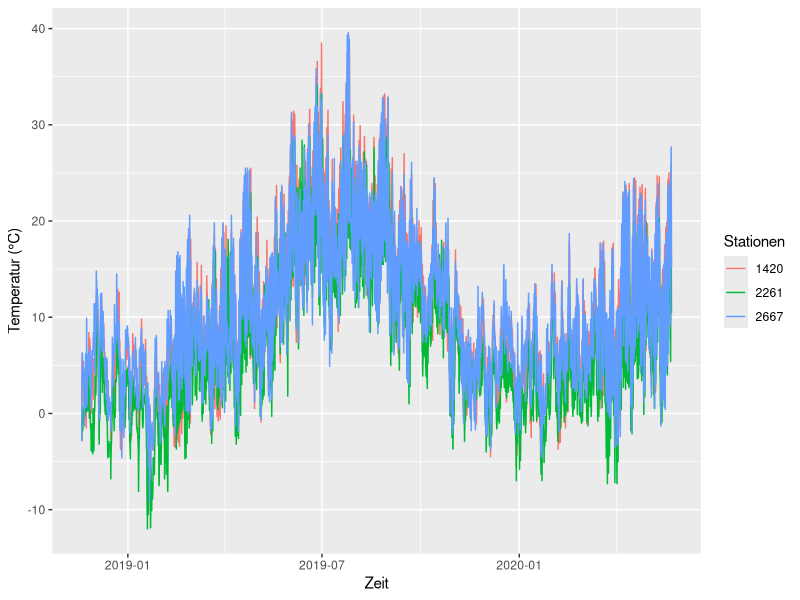
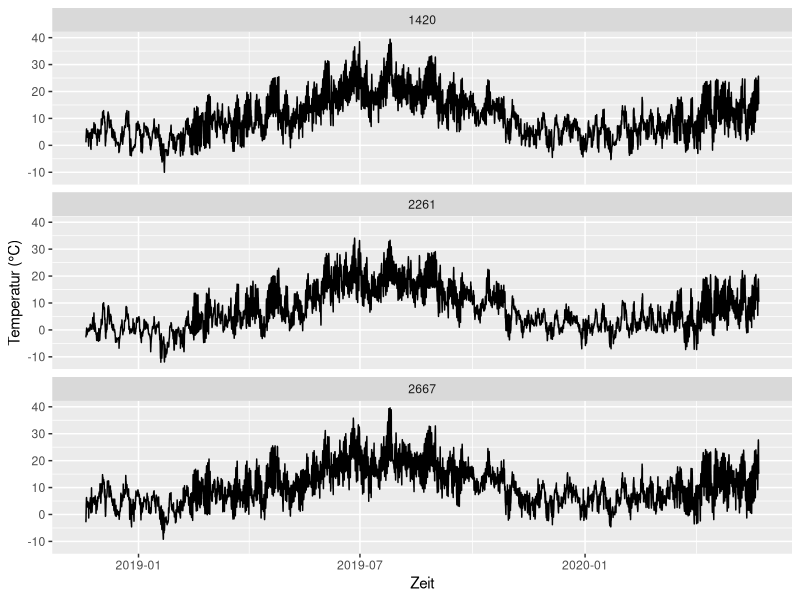
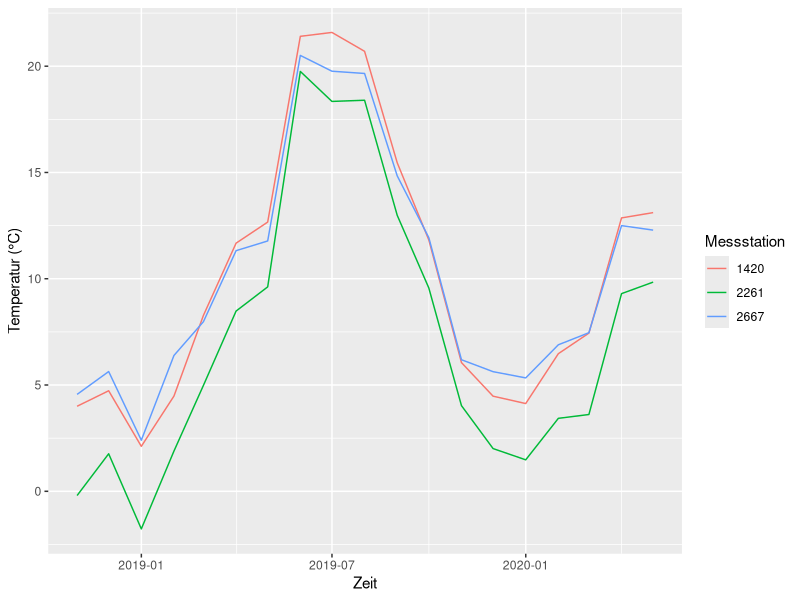
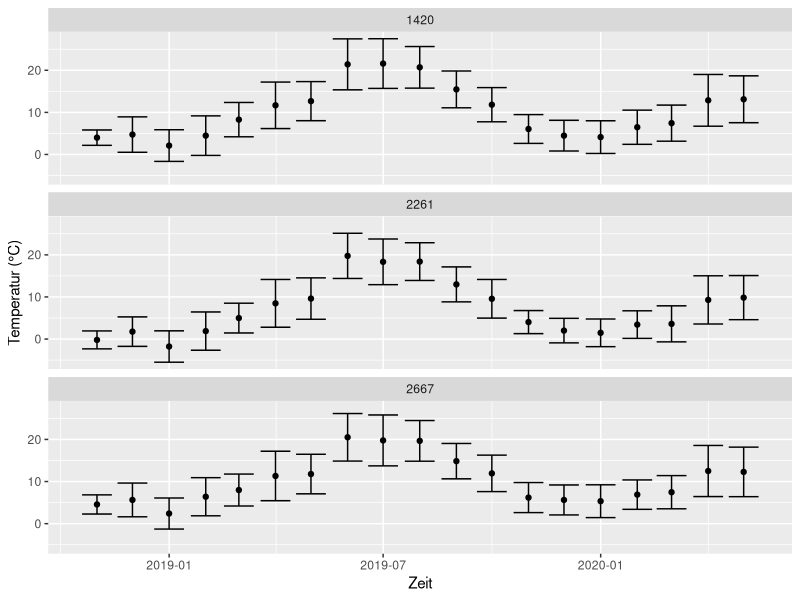
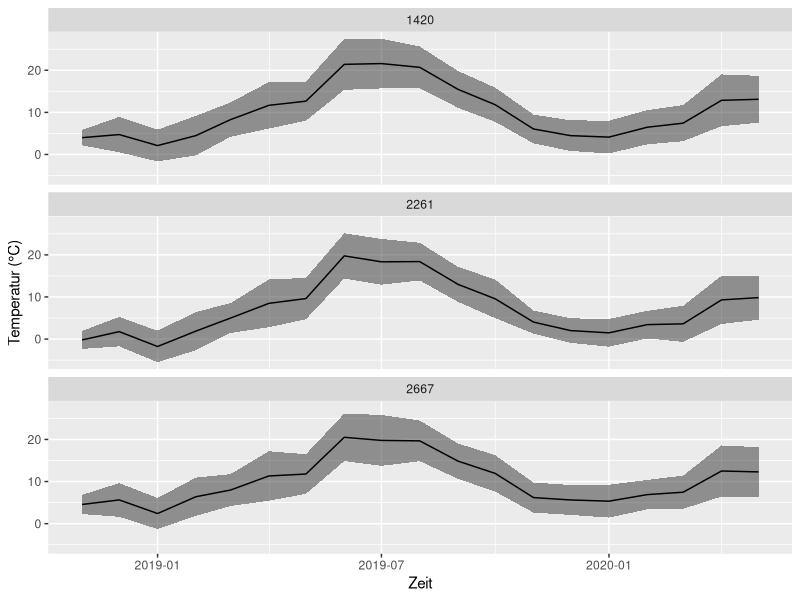
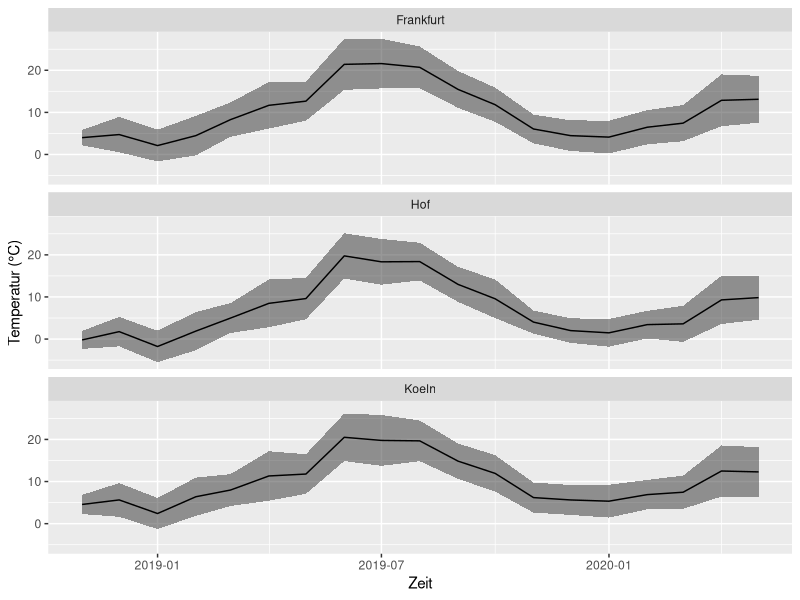

Generate these figures, in order, with R:
## ---- chunk 1
#| echo: false
#| warning: false
library(tidyverse)
library(kableExtra)
library(lubridate)
## ---- chunk 2
temp_humid <- read_delim('Daten/Drei_Stationen.csv', delim = ';', trim_ws = T)
## ---- chunk 3
temp_humid
## ---- chunk 4
glimpse(temp_humid)
## ---- chunk 5
#| message: false
#| warning: false
library(lubridate)

temp_humid$MESS_DATUM <- ymd_h(temp_humid$MESS_DATUM)

temp_humid
## ---- chunk 6
station_ids <-  c('2261' = 'Hof', '1420' = 'Frankfurt', '2667' = 'Koeln')
## ---- chunk 7
temp_humid %>% 
  count(STATIONS_ID)
## ---- chunk 8
temp_humid %>% 
  filter(STATIONS_ID == '2667') %>%
  count(STATIONS_ID)
## ---- chunk 9
temp_humid %>% 
  filter(STATIONS_ID == '2667' | STATIONS_ID == '2261') %>%
  count(STATIONS_ID)
## ---- chunk 10
temp_humid %>% 
  filter(STATIONS_ID != '1420') %>%
  count(STATIONS_ID)
## ---- chunk 11
temp_humid %>% 
  filter(STATIONS_ID %in% c('2667', '2261')) %>%
  count(STATIONS_ID)
## ---- chunk 12
#| out-width: "90%"
ggplot(data = temp_humid, aes(x = MESS_DATUM, y = TT_TU, color = as_factor(STATIONS_ID))) + 
  geom_line() +
  labs(x = 'Zeit', y = 'Temperatur (°C)', color = 'Stationen')
## ---- chunk 13
#| out-width: "90%"
ggplot(data = temp_humid, aes(x = MESS_DATUM, y = TT_TU)) + 
  geom_line() +
  facet_wrap(~STATIONS_ID, nrow = 3) +
  labs(x = 'Zeit', y = 'Temperatur (°C)')
## ---- chunk 14
temp_humid <- temp_humid %>% 
  mutate(year = year(MESS_DATUM))
## ---- chunk 15
yearly_means <- temp_humid %>%
  group_by(STATIONS_ID, year) %>% 
  summarize(mean_T = mean(TT_TU))
## ---- chunk 16
yearly_means
## ---- chunk 17
temp_humid <- temp_humid %>% 
  mutate(month = month(MESS_DATUM))

temp_humid
## ---- chunk 18
monthly_means <- temp_humid %>%
  group_by(STATIONS_ID, year, month) %>% 
  summarize(mean_T = mean(TT_TU), sd_T = sd(TT_TU))

monthly_means
## ---- chunk 19
monthly_means <- ungroup(monthly_means)
## ---- chunk 20
monthly_means <- monthly_means %>%
  mutate(year_month = parse_date_time(paste0(year, month), orders = 'ym', tz = 'CET'))

monthly_means
## ---- chunk 21
#| out-width: "90%"
ggplot(data = monthly_means, aes(x = year_month, y = mean_T, col = factor(STATIONS_ID))) + 
  geom_line() + 
  labs(x = 'Zeit', y = 'Temperatur (°C)', color = 'Messstation')
## ---- chunk 22
#| out-width: "90%"
ggplot(monthly_means, aes(x = year_month, y = mean_T, ymin = mean_T - sd_T, ymax = mean_T + sd_T)) +
  geom_errorbar() +
  geom_point() +
  facet_wrap(~STATIONS_ID, nrow = 3) + 
  labs(x = 'Zeit', y = 'Temperatur (°C)')
## ---- chunk 23
#| out-width: "90%"
ggplot(monthly_means, aes(x = year_month, y = mean_T, ymin = mean_T - sd_T, ymax = mean_T + sd_T)) +
  geom_ribbon(alpha = 0.5) +
  geom_line() +
  facet_wrap(~STATIONS_ID, nrow = 3) + 
  labs(x = 'Zeit', y = 'Temperatur (°C)')
## ---- chunk 24
station_ids
## ---- chunk 25
#| out-width: "90%"
ggplot(monthly_means, aes(x = year_month, y = mean_T, ymin = mean_T - sd_T, ymax = mean_T + sd_T)) +
  geom_ribbon(alpha = 0.5) +
  geom_line() +
  facet_wrap(~STATIONS_ID, nrow = 3, labeller = labeller(STATIONS_ID = station_ids)) + 
  labs(x = 'Zeit', y = 'Temperatur (°C)')
